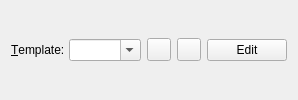
<?xml version="1.0" encoding="UTF-8"?>
<ui version="4.0">
 <class>TemplateWidget</class>
 <widget class="QWidget" name="TemplateWidget">
  <property name="windowTitle">
   <string>Choose Template</string>
  </property>
  <layout class="QHBoxLayout">
   <item>
    <widget class="QLabel" name="templateLabel">
     <property name="whatsThis">
      <string>&lt;p&gt;Give the file name of the LaTeX template.  If this input field is empty or contains an invalid file name, an internal default template will be used.&lt;/p&gt;</string>
     </property>
     <property name="text">
      <string>&amp;Template:</string>
     </property>
     <property name="buddy">
      <cstring>templateCombo</cstring>
     </property>
    </widget>
   </item>
   <item>
    <widget class="QComboBox" name="templateCombo">
     <property name="sizePolicy">
      <sizepolicy hsizetype="Expanding" vsizetype="Fixed">
       <horstretch>0</horstretch>
       <verstretch>0</verstretch>
      </sizepolicy>
     </property>
     <property name="whatsThis">
      <string>&lt;p&gt;Give the file name of the LaTeX template.  If this input field is empty or contains an invalid file name, an internal default template will be used.&lt;/p&gt;</string>
     </property>
     <property name="editable">
      <bool>true</bool>
     </property>
    </widget>
   </item>
   <item>
    <widget class="QToolButton" name="templateChooseButton">
     <property name="toolTip">
      <string>&lt;p&gt;Select template file&lt;/p&gt;</string>
     </property>
     <property name="whatsThis">
      <string>&lt;p&gt;Browse to an existing template file.&lt;/p&gt;</string>
     </property>
     <property name="text">
      <string/>
     </property>
     <property name="icon">
      <iconset resource="application.qrc">
       <normaloff>:/images/document-open.png</normaloff>:/images/document-open.png</iconset>
     </property>
    </widget>
   </item>
   <item>
    <widget class="QToolButton" name="templateReloadButton">
     <property name="toolTip">
      <string>&lt;p&gt;Reload template file&lt;/p&gt;</string>
     </property>
     <property name="whatsThis">
      <string>&lt;p&gt;Reload current template file.&lt;/p&gt;</string>
     </property>
     <property name="text">
      <string/>
     </property>
     <property name="icon">
      <iconset resource="application.qrc">
       <normaloff>:/images/view-refresh.png</normaloff>:/images/view-refresh.png</iconset>
     </property>
    </widget>
   </item>
   <item>
    <widget class="QPushButton" name="templateEditButton">
     <property name="toolTip">
      <string>&lt;p&gt;Edit template file&lt;/p&gt;</string>
     </property>
     <property name="whatsThis">
      <string>&lt;p&gt;Edit this template with an external editor specified in the &quot;Configure&quot; dialog.&lt;/p&gt;</string>
     </property>
     <property name="text">
      <string>Edit</string>
     </property>
    </widget>
   </item>
  </layout>
 </widget>
 <resources>
  <include location="application.qrc"/>
 </resources>
 <connections/>
</ui>
